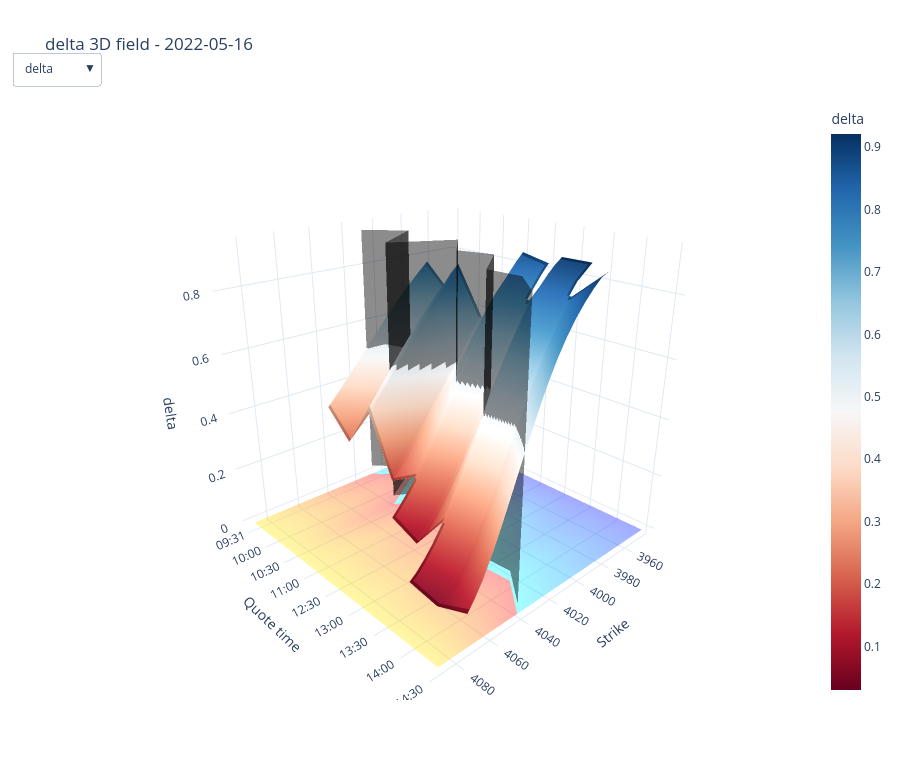

The notebook cell this image was saved under:
### Code cell
# Cell 7: full-scope Black-Scholes Greeks from market implied volatility.
# Output is a one-day interactive snapshot dashboard that plays through intraday quote times.
from plotly.subplots import make_subplots

if "comparison_df" not in globals():
    raise RuntimeError("Run the Black-Scholes comparison cell first.")

greek_input = comparison_df.copy()
greek_input["sigma_for_greeks"] = greek_input["market_iv"].where(np.isfinite(greek_input["market_iv"]), greek_input["bs_sigma_fit"])
greek_input = greek_input[np.isfinite(greek_input["sigma_for_greeks"]) & (greek_input["sigma_for_greeks"] > 0)].copy()


def bs_price_scalar(S, K, tau, r, sigma):
    return float(bs_call_price(S, np.array([K], dtype=float), tau, sigma, r)[0])


def greeks_fd_bs(S, K, tau, r, sigma):
    dS = max(0.0025 * S, 0.25)
    dV = max(1e-4, 0.0025 * sigma)
    dT = min(max(1.0 / 365.25 / 6.5, 1e-6), max(tau * 0.45, 1e-6))
    dr = 1e-4

    def V(S_, tau_, sig_, r_=r):
        return bs_price_scalar(S_, K, max(tau_, 1e-10), r_, max(sig_, 1e-8))

    V0 = V(S, tau, sigma)
    Vp = V(S + dS, tau, sigma)
    Vm = V(max(S - dS, 1e-8), tau, sigma)
    delta = (Vp - Vm) / (2 * dS)
    gamma = (Vp - 2 * V0 + Vm) / (dS ** 2)

    Vv_p = V(S, tau, sigma + dV)
    Vv_m = V(S, tau, max(sigma - dV, 1e-8))
    vega = (Vv_p - Vv_m) / (2 * dV)
    vomma = (Vv_p - 2 * V0 + Vv_m) / (dV ** 2)
    Vv_pp = V(S, tau, sigma + 2 * dV)
    Vv_mm = V(S, tau, max(sigma - 2 * dV, 1e-8))
    ultima = (Vv_pp - 3 * Vv_p + 3 * Vv_m - Vv_mm) / (2 * dV ** 3)

    tau_p = tau + dT
    tau_m = tau - dT
    theta = -(V(S, tau_p, sigma) - V0) / dT if tau_m <= 1e-10 else -(V(S, tau_p, sigma) - V(S, tau_m, sigma)) / (2 * dT)
    rho_rate = (V(S, tau, sigma, r + dr) - V(S, tau, sigma, r - dr)) / (2 * dr)

    V_sp = V(S + dS, tau, sigma + dV)
    V_sm = V(S + dS, tau, max(sigma - dV, 1e-8))
    V_mp = V(max(S - dS, 1e-8), tau, sigma + dV)
    V_mm = V(max(S - dS, 1e-8), tau, max(sigma - dV, 1e-8))
    vanna = (V_sp - V_sm - V_mp + V_mm) / (4 * dS * dV)

    def gamma_at(sig_, tau_):
        vv0 = V(S, tau_, sig_)
        vvp = V(S + dS, tau_, sig_)
        vvm = V(max(S - dS, 1e-8), tau_, sig_)
        return (vvp - 2 * vv0 + vvm) / (dS ** 2)

    gamma_p = gamma_at(sigma + dV, tau)
    gamma_m = gamma_at(max(sigma - dV, 1e-8), tau)
    zomma = (gamma_p - gamma_m) / (2 * dV)
    V2p = V(S + 2 * dS, tau, sigma)
    V2m = V(max(S - 2 * dS, 1e-8), tau, sigma)
    speed = (V2p - 3 * Vp + 3 * Vm - V2m) / (2 * dS ** 3)

    def delta_at_tau(tau_):
        return (V(S + dS, tau_, sigma) - V(max(S - dS, 1e-8), tau_, sigma)) / (2 * dS)

    def gamma_at_tau(tau_):
        return gamma_at(sigma, tau_)

    if tau_m <= 1e-10:
        charm = -(delta_at_tau(tau_p) - delta) / dT
        colour = -(gamma_at_tau(tau_p) - gamma) / dT
    else:
        charm = -(delta_at_tau(tau_p) - delta_at_tau(tau_m)) / (2 * dT)
        colour = -(gamma_at_tau(tau_p) - gamma_at_tau(tau_m)) / (2 * dT)

    return {
        "delta": delta, "gamma": gamma, "vega": vega, "theta": theta, "rho_rate": rho_rate,
        "vanna": vanna, "vomma": vomma, "speed": speed, "charm": charm, "colour": colour,
        "zomma": zomma, "ultima": ultima,
    }


greek_rows = []
for row in greek_input.itertuples(index=False):
    vals = greeks_fd_bs(row.spot, row.strike, row.tau_years, RISK_FREE_RATE, row.sigma_for_greeks)
    out = {
        "quote_datetime": row.quote_datetime, "date": row.date, "time": row.time,
        "spot": row.spot, "strike": row.strike, "moneyness": row.moneyness, "mid": row.mid,
        "tau_years": row.tau_years, "tau_minutes": row.tau_minutes,
        "market_iv": row.market_iv, "sigma_for_greeks": row.sigma_for_greeks,
    }
    out.update(vals)
    greek_rows.append(out)

greeks_df = pd.DataFrame(greek_rows)
display(greeks_df.head())

GREEK_COLS = ["delta", "gamma", "vega", "theta", "rho_rate", "vanna", "vomma", "speed", "charm", "colour", "zomma", "ultima"]


def greek_surface_grid(day_df, greek):
    pivot = (
        day_df.pivot_table(index="quote_datetime", columns="strike", values=greek, aggfunc="mean")
        .sort_index()
        .sort_index(axis=1)
    )
    return pivot



def option_side_region_traces(day_df, pivot, greek, visible=True):
    spot_by_time = day_df.groupby("quote_datetime")["spot"].median().reindex(pivot.index)
    strikes = pivot.columns.astype(float).to_numpy()
    strike_min = float(np.nanmin(strikes))
    strike_max = float(np.nanmax(strikes))

    z_values = pivot.to_numpy(dtype=float)
    finite_z = z_values[np.isfinite(z_values)]
    if finite_z.size == 0:
        z_min, z_max = -1.0, 1.0
    else:
        z_min, z_max = float(finite_z.min()), float(finite_z.max())
        if np.isclose(z_min, z_max):
            pad = max(abs(z_min) * 0.10, 1e-8)
            z_min -= pad
            z_max += pad
    z_span = max(z_max - z_min, 1e-8)
    z_floor = z_min - 0.04 * z_span

    y_labels = [pd.Timestamp(t).strftime("%H:%M") for t in pivot.index]
    y = np.column_stack([y_labels, y_labels])
    spot = spot_by_time.to_numpy(dtype=float)
    n = len(pivot.index)
    gradient = np.tile(np.linspace(0.0, 1.0, 2), (n, 1))

    put_x = np.column_stack([np.full(n, strike_min), spot])
    put_z = np.full((n, 2), z_floor, dtype=float)
    call_x = np.column_stack([spot, np.full(n, strike_max)])
    call_z = np.full((n, 2), z_floor, dtype=float)
    atm_x = np.column_stack([spot, spot])
    atm_z = np.column_stack([np.full(n, z_min), np.full(n, z_max)])

    return [
        go.Surface(
            x=put_x, y=y, z=put_z,
            surfacecolor=gradient,
            colorscale=[[0.0, "rgb(0,20,255)"], [1.0, "rgb(0,255,255)"]],
            opacity=0.36,
            showscale=False,
            visible=visible,
            name="Synthetic put side (K < spot)",
            hovertemplate="synthetic put side<br>K=%{x:.0f}<br>time=%{y}<extra></extra>",
        ),
        go.Surface(
            x=call_x, y=y, z=call_z,
            surfacecolor=gradient,
            colorscale=[[0.0, "rgb(255,20,20)"], [1.0, "rgb(255,235,0)"]],
            opacity=0.36,
            showscale=False,
            visible=visible,
            name="Call side (K > spot)",
            hovertemplate="call side<br>K=%{x:.0f}<br>time=%{y}<extra></extra>",
        ),
        go.Surface(
            x=atm_x, y=y, z=atm_z,
            surfacecolor=np.zeros_like(atm_z, dtype=float),
            colorscale=[[0.0, "rgb(0,0,0)"], [1.0, "rgb(0,0,0)"]],
            opacity=0.45,
            showscale=False,
            visible=visible,
            name="Underlying / ATM divider",
            hovertemplate="spot=%{x:.2f}<br>time=%{y}<extra>Underlying divider</extra>",
        ),
    ]

def plot_greek_3d_field(greek, day=None):
    day = day or greeks_df["date"].min()
    day_df = greeks_df[greeks_df["date"] == day].sort_values(["quote_datetime", "strike"]).copy()
    if day_df.empty:
        raise ValueError(f"No Greek rows for day={day}")

    pivot = greek_surface_grid(day_df, greek)
    fig = go.Figure()
    fig.add_trace(go.Surface(
        x=pivot.columns.astype(float),
        y=[pd.Timestamp(t).strftime("%H:%M") for t in pivot.index],
        z=pivot.to_numpy(dtype=float),
        colorscale="RdBu",
        colorbar=dict(title=greek),
        name=greek,
        hovertemplate="K=%{x:.0f}<br>time=%{y}<br>" + greek + "=%{z:.6g}<extra></extra>",
    ))
    for trace in option_side_region_traces(day_df, pivot, greek, visible=True):
        fig.add_trace(trace)
    fig.update_layout(
        title=f"{greek} 3D field - {day}",
        scene=dict(
            xaxis_title="Strike",
            yaxis_title="Quote time",
            zaxis_title=greek,
            camera=dict(eye=dict(x=1.45, y=1.55, z=0.9)),
        ),
        template="plotly_white",
        height=760,
    )
    fig.show()


def plot_all_greek_3d_fields(day=None, greek_cols=GREEK_COLS):
    day = day or greeks_df["date"].min()
    for greek in greek_cols:
        plot_greek_3d_field(greek, day=day)


def plot_greek_3d_dropdown(day=None, greek_cols=GREEK_COLS):
    day = day or greeks_df["date"].min()
    day_df = greeks_df[greeks_df["date"] == day].sort_values(["quote_datetime", "strike"]).copy()
    if day_df.empty:
        raise ValueError(f"No Greek rows for day={day}")

    fig = go.Figure()
    for idx, greek in enumerate(greek_cols):
        pivot = greek_surface_grid(day_df, greek)
        fig.add_trace(go.Surface(
            x=pivot.columns.astype(float),
            y=[pd.Timestamp(t).strftime("%H:%M") for t in pivot.index],
            z=pivot.to_numpy(dtype=float),
            colorscale="RdBu",
            colorbar=dict(title=greek),
            visible=(idx == 0),
            name=greek,
            hovertemplate="K=%{x:.0f}<br>time=%{y}<br>" + greek + "=%{z:.6g}<extra></extra>",
        ))
        for trace in option_side_region_traces(day_df, pivot, greek, visible=(idx == 0)):
            fig.add_trace(trace)

    buttons = []
    for idx, greek in enumerate(greek_cols):
        visible = [False] * (4 * len(greek_cols))
        base = 4 * idx
        visible[base] = True
        visible[base + 1] = True
        visible[base + 2] = True
        visible[base + 3] = True
        buttons.append({
            "label": greek,
            "method": "update",
            "args": [
                {"visible": visible},
                {
                    "title": f"{greek} 3D field - {day}",
                    "scene": {
                        "xaxis": {"title": "Strike"},
                        "yaxis": {"title": "Quote time"},
                        "zaxis": {"title": greek},
                        "camera": {"eye": {"x": 1.45, "y": 1.55, "z": 0.9}},
                    },
                },
            ],
        })

    fig.update_layout(
        title=f"{greek_cols[0]} 3D field - {day}",
        scene=dict(
            xaxis_title="Strike",
            yaxis_title="Quote time",
            zaxis_title=greek_cols[0],
            camera=dict(eye=dict(x=1.45, y=1.55, z=0.9)),
        ),
        updatemenus=[{
            "type": "dropdown",
            "x": 0.02,
            "y": 1.08,
            "buttons": buttons,
        }],
        template="plotly_white",
        height=780,
    )
    fig.show()


GREEK_FIELD_DAY = greeks_df["date"].min()
plot_greek_3d_dropdown(GREEK_FIELD_DAY)

# Uncomment for separate full-size figures for every Greek:
# plot_all_greek_3d_fields(GREEK_FIELD_DAY)
